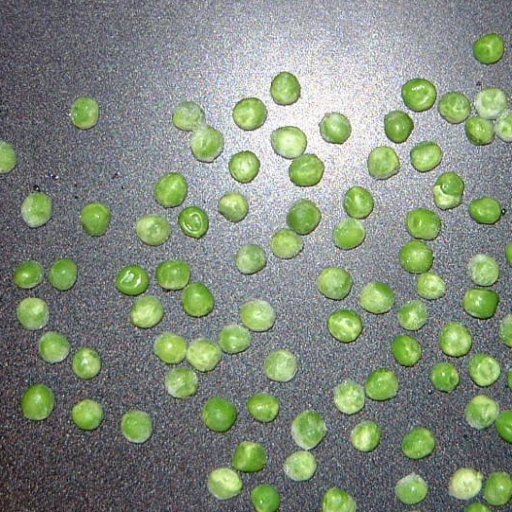
%> input picture Code/croppedpeasondesk.jpg, 512 x 512 px
$ octave ImageProcessing2Sol.m   (GNU Octave 9; MATLAB toolbox functions it lacks are replaced by stand-ins)
%> lines starting %> are read from the running program, lines starting %| are printed output that depends on the picture; in (x1, y1, x2, y2) boxes, pixels count from 0 and x2, y2 are one past the last pixel; in counts of white or black regions, pixels touching at a corner belong together; the program's own positions count from 1
%% Task 1

close all; clear all;
IM = imread('croppedpeasondesk.jpg');
%> IM is the input picture: size 512x512x3 uint8; mean R, G, B 130.1, 140.2, 125.4
imagesc(IM)
Xgray = rgb2gray(IM);
imagesc(Xgray); colormap gray
%%%%%%%%%%%%%%%%%%%%%%%%%%%%%%%
figure()
hist(double(Xgray(:)),50)
%> figure, not shown here; tallest bar 10548 high, from x = 115.6 to 120.5
% Note lack of clear separation of components
imagesc(Xgray>130)

X = double(IM);

% the following computes the trchromatic coefficients
rc = X(:,:,1)./sum(X,3); % sum over r,g,b components in denominator
gc = X(:,:,2)./sum(X,3);
bc = X(:,:,3)./sum(X,3);
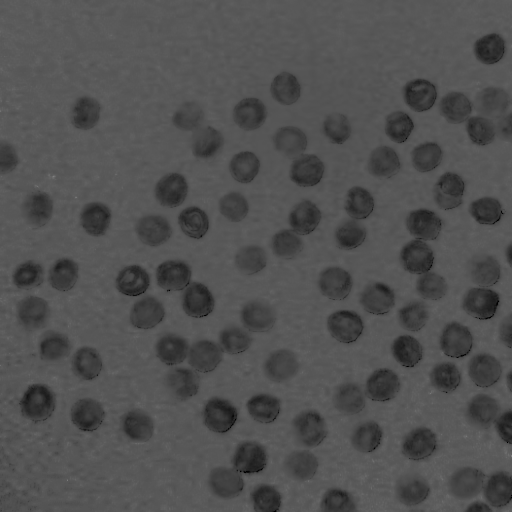
%> bc: size 512x512 double; min 0, max 0.5, mean 0.317

figure(1);colormap(gray(256));
subplot(1,3,1); imagesc(rc); title('Red TC')
subplot(1,3,2); imagesc(gc);title('Green TC')
subplot(1,3,3); imagesc(bc);title('Blue TC')

% let us look at the histograms of the blue and green components
figure(2);
subplot(1,2,1);hist(gc(:),100);title('Green TC Histogram')
subplot(1,2,2);hist(bc(:),100);title('Blue TC Histogram')
%> after `title('Blue TC Histogram')`:
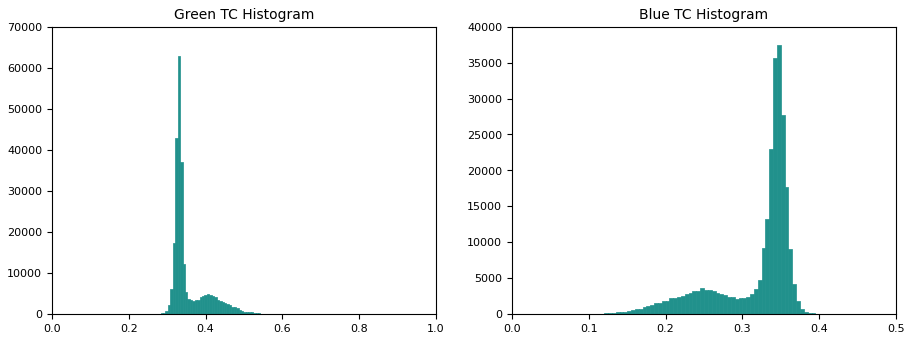
%> figure redrawn from the program's plot data, 2 panels; panel 1: tallest bar 62898 high, from x = 0.327 to 0.334; panel 2: tallest bar 37506 high, from x = 0.345 to 0.35

% The Blue histogram is  the better one, offering a clear valley
% between the peaks of the distribution.
bbc = (bc<0.3);
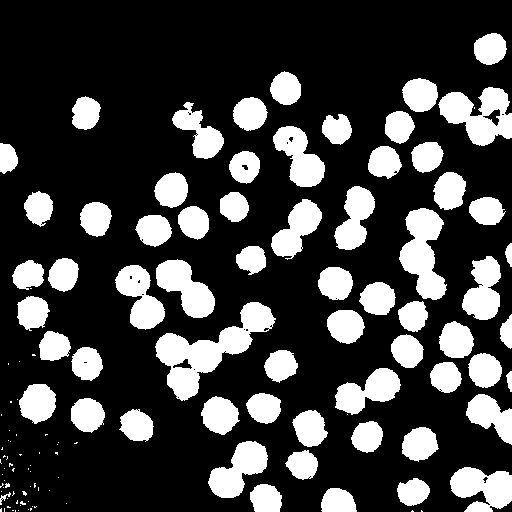
%> bbc: size 512x512 logical; 25.1% white; 125 white regions (61 under 20 px)
figure;
subplot(1,2,1);
imagesc(bbc);


%% Task 2
% Now, let's label each region, and get region properties
bbclabeled = bwlabel(bbc);
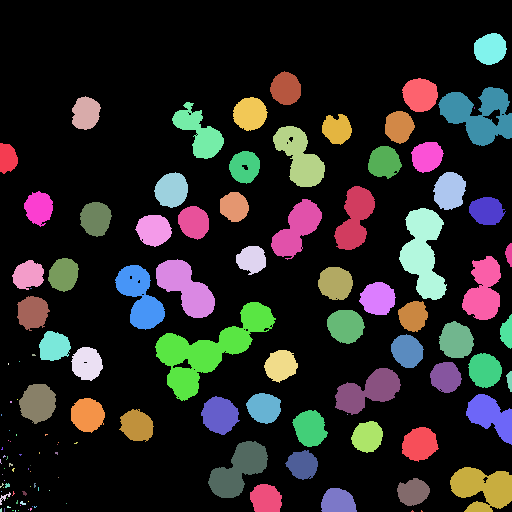
%> bbclabeled: size 512x512 double; 126 distinct labels, from 0 to 125; one colour per label, 0 black

Regions = regionprops(bbclabeled);
%> Regions = 125 regions; largest, box (x1, y1, x2, y2), Area and Centroid: (155, 302, 276, 401) 4164 [209.7 350.2], (399, 208, 447, 300) 2596 [424 253.2], (438, 87, 512, 146) 2561 [479.7 115.4], (450, 467, 512, 512) 1944 [483.5 488.9], (156, 259, 215, 318) 1917 [186.4 288.5]

Areas =[];
for i = 1:length(Regions)
    Areas = [Areas,Regions(i).Area];   % Put all areas into one to have a look
end;
%> this loop made 125 passes
%> Areas on passes 1 to 12: 435, [435 5], [435 5 7], [435 5 7 44], [435 5 7 44 7], [435 5 7 44 7 2], [435 5 7 44 7 2 4], [435 5 7 44 7 2 4 1], [435 5 7 44 7 2 4 1 1], [435 5 7 44 7 2 4 1 1 5], [435 5 7 44 7 2 4 1 1 5 1], [435 5 7 44 7 2 4 1 1 5 1 1]
%> after the loop, Areas = 125 values, max 4164 at index 74, min 1 at index 8, mean 526.9

% Hint: You will have lots of peas on their own, but also lots of peas
% stuck together in clumps.   Try setting a range of expected pea sizes,
% and keeping only the regions you think are single peas.
% In a later practical, we will consider how to remove peas that are "stuck
% together"
PeaRegions = [];
for i = 1:length(Regions)
    if (Regions(i).Area > 500) & (Regions(i).Area < 1200)
        PeaRegions = [PeaRegions, Regions(i)];
    end
end;
%> this loop made 125 passes
%> after the loop, PeaRegions = 45 regions; largest, box (x1, y1, x2, y2), Area and Centroid: (19, 384, 56, 424) 1104 [38.5 403.6], (201, 396, 240, 435) 1057 [220.4 415.8], (327, 310, 365, 344) 988 [346.3 326.6], (439, 321, 474, 358) 987 [456.8 341.1], (433, 172, 466, 210) 951 [450.2 191.5]

subplot(1,2,2);
imagesc(IM);
for i = 1:length(PeaRegions);
    h=rectangle('Position',PeaRegions(i).BoundingBox);
    set(h,'EdgeColor','r');
end;
%> this loop made 45 passes
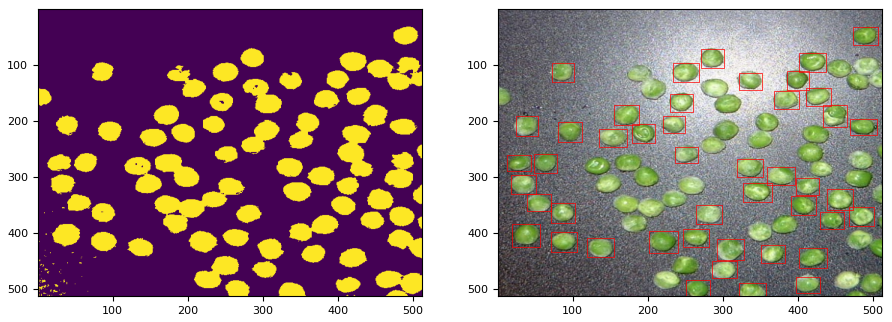
%> figure redrawn from the program's plot data, 2 panels
% Vary the parameters (700 and 1000) until you get the best
% performance possible. How do you judge the  performance ?

%% Task 3

% To Compute the "mean pea" across "p-space"...(do try not to laugh)
% we need all bondinb boxes to be the same, otherwise we cannot average
% across "p-space"
% First, find the BB which is largest,
for i = 1:length(PeaRegions)
    BB(i,:) = PeaRegions(i).BoundingBox;
end
%> after the loop, BB = 45 rows, first 8: [12.5 260.5 32 30; 17.5 296.5 33 35; 19.5 384.5 37 40; 24.5 191.5 29 36; 39.5 331.5 32 30; 48.5 258.5 31 34; 71.5 347.5 32 34; 71.5 398.5 34 35]
BigBB = max(BB);  % Check BB and BigBB to seee what the relation is
%> BigBB = [474.5 488.5 39 40]
BigBBWH = BigBB(3:4);  % The first two value in BigBB are nonsense
%> BigBBWH = [39 40]
                                % This gets width and height

% Now, in order to address with centroid and BB, we need to
% extract regions from matrix X centred at the centroids, of widths &
% heights given by BigBB

numPeasNotOnBoundary = 0;
for i = 1:length(PeaRegions)
    UpperLeftRowNum = floor(PeaRegions(i).Centroid(2) - BigBBWH(2)/2);
    UpperLeftColNum = floor(PeaRegions(i).Centroid(1) - BigBBWH(1)/2);
    LowerRightRowNum = UpperLeftRowNum+BigBBWH(2);
    LowerRightColNum = UpperLeftColNum+BigBBWH(1);
    if (UpperLeftRowNum > 0 & UpperLeftColNum > 0) & (LowerRightRowNum<=size(IM,1) & LowerRightColNum<=size(IM,2))
        numPeasNotOnBoundary = numPeasNotOnBoundary+1;
        PeaStack(:,:,:,numPeasNotOnBoundary) = IM(UpperLeftRowNum:LowerRightRowNum,UpperLeftColNum:LowerRightColNum,1:3);
    end
end
%> this loop made 45 passes
%> (UpperLeftRowNum, UpperLeftColNum, LowerRightRowNum, LowerRightColNum) on passes 1 to 12: (255, 9, 295, 48), (293, 13, 333, 52), (383, 18, 423, 57), (188, 19, 228, 58), (327, 35, 367, 74), (255, 44, 295, 83), (344, 68, 384, 107), (395, 68, 435, 107), (93, 66, 133, 105), (199, 76, 239, 115), (406, 118, 446, 157), (210, 134, 250, 173)

size(PeaStack)
%> ans = [41 40 3 43]

figure;
subplot(1,2,1);
montage(PeaStack);title('Pea Database');
%> after `montage(PeaStack)`:
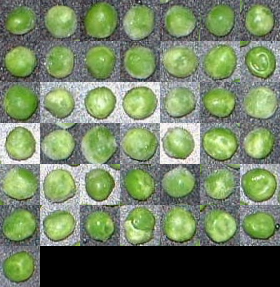
%> displayed picture: size 287x280x3, on the screen's scale of 0 to 255; mean R, G, B 116, 132.9, 100.4
MeanPeaTrueColour=mean(PeaStack,4);
MeanPeaTrueColour = MeanPeaTrueColour/max(MeanPeaTrueColour(:));
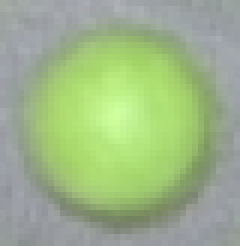
%> MeanPeaTrueColour: size 41x40x3 double (shown 6 times larger); mean R, G, B 0.62, 0.711, 0.537
subplot(1,2,2);
imagesc(MeanPeaTrueColour); axis equal
title('Mean Pea');

% Now, tell me that isn't cool.....
